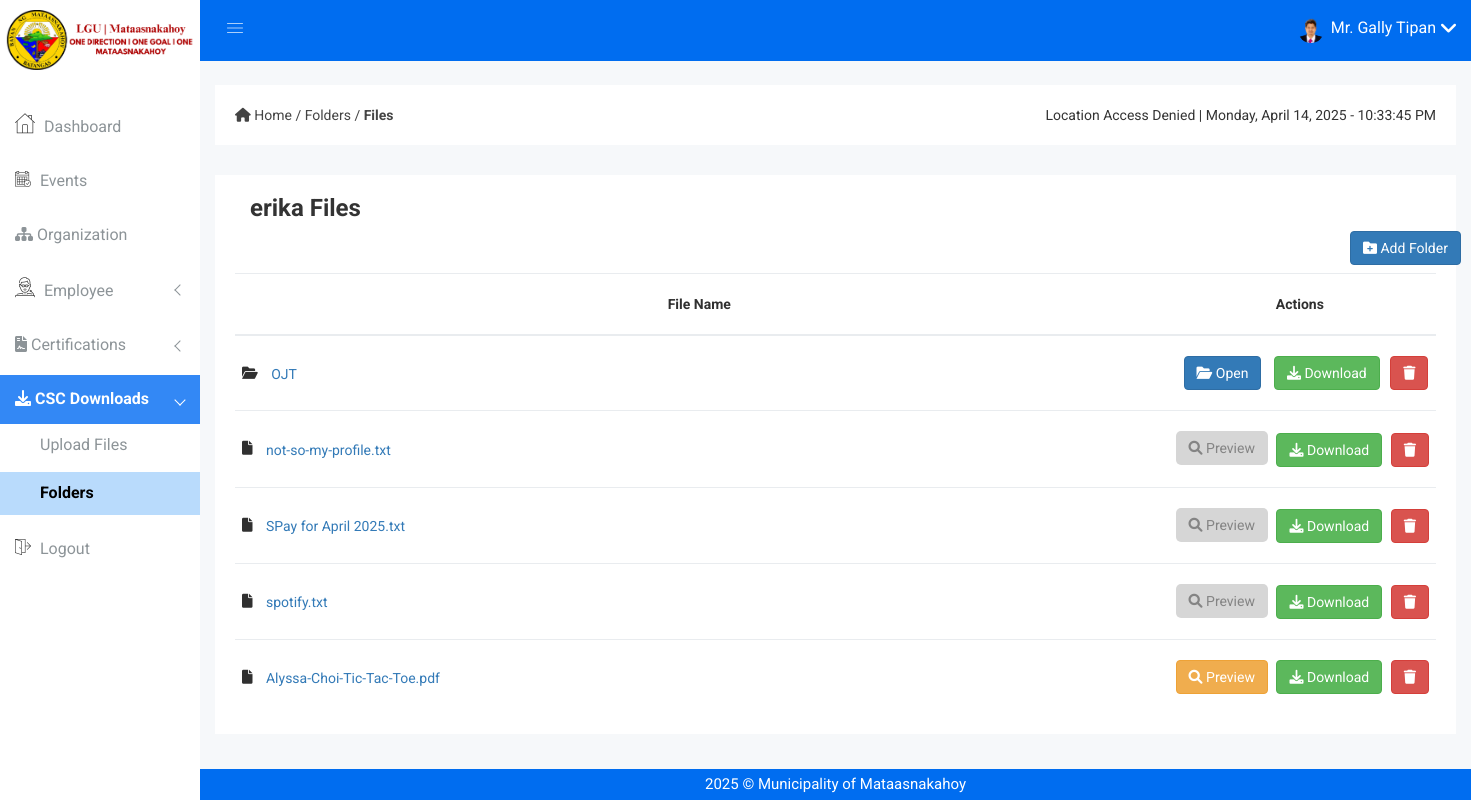
Page /files.php?folder_id=3 (signed in) on the committed database.
### tables this page shows
CREATE TABLE `employee` (
  `employee_no` varchar(100) NOT NULL,
  `firstname` varchar(50) NOT NULL,
  `middlename` varchar(50) DEFAULT NULL,
  `lastname` varchar(50) NOT NULL,
  `name_extension` varchar(10) DEFAULT NULL,
  `dob` date NOT NULL,
  `pob` varchar(255) NOT NULL,
  `sex` enum('Male','Female') NOT NULL,
  `civil_status` varchar(255) DEFAULT NULL,
  `address` text NOT NULL,
  `blood_type` enum('A+','A-','B+','B-','AB+','AB-','O+','O-','Unknown') DEFAULT 'Unknown',
  `mobile_no` bigint(20) DEFAULT NULL,
  `email_address` varchar(100) NOT NULL,
  `image` varchar(255) DEFAULT NULL,
  `created_at` timestamp NOT NULL DEFAULT current_timestamp(),
  `updated_at` timestamp NOT NULL DEFAULT current_timestamp() ON UPDATE current_timestamp()
);

CREATE TABLE `folders` (
  `id` int(11) NOT NULL,
  `name` varchar(255) NOT NULL,
  `parent_id` int(11) DEFAULT NULL
);

CREATE TABLE `files` (
  `id` int(11) NOT NULL,
  `folder_id` int(11) NOT NULL,
  `filename` varchar(255) NOT NULL,
  `uploaded_at` datetime NOT NULL DEFAULT current_timestamp()
);

### files.php (the view, shortened to what this page needs)
<?php
include 'emailnotif.php';
$folder_id = intval($_GET['folder_id']);
$folder_query = "SELECT name FROM folders WHERE id = $folder_id";
$folder_result = mysqli_query($con, $folder_query);
$folder = mysqli_fetch_assoc($folder_result);
$subfolder_query = "SELECT * FROM folders WHERE parent_id = $folder_id ORDER BY name ASC";
$subfolder_result = mysqli_query($con, $subfolder_query);
$file_query = "SELECT * FROM files WHERE folder_id = $folder_id ORDER BY uploaded_at DESC";
$file_result = mysqli_query($con, $file_query);
?>
<!DOCTYPE html>
<head>
    <link rel="stylesheet" href="css/bootstrap.min.css" />
    <link rel="stylesheet" href="css/font-awesome.min.css" />
    <link rel="stylesheet" href="css/owl.carousel.css" />
    <link rel="stylesheet" href="css/owl.theme.css" />
    <link rel="stylesheet" href="css/owl.transitions.css" />
    <link rel="stylesheet" href="css/animate.css" />
    <link rel="stylesheet" href="css/normalize.css" />
    <link rel="stylesheet" href="css/meanmenu.min.css" />
    <link rel="stylesheet" href="css/main.css" />
    <link rel="stylesheet" href="css/educate-custon-icon.css" />
    <link rel="stylesheet" href="css/morrisjs/morris.css" />
    <link rel="stylesheet" href="css/scrollbar/jquery.mCustomScrollbar.min.css" />
    <link rel="stylesheet" href="css/metisMenu/metisMenu.min.css" />
    <link rel="stylesheet" href="css/metisMenu/metisMenu-vertical.css" />
    <link rel="stylesheet" href="style.css" />
    <link rel="stylesheet" href="css/responsive.css" />
    <link href="https://cdn.jsdelivr.net/npm/sweetalert2@11.12.3/dist/sweetalert2.min.css" rel="stylesheet">
</head>
<body>
    <?php include 'includes/sidebar.php'; ?>
    <?php include 'includes/header.php'; ?>
    <div class="breadcome-area">
        <div class="container-fluid">
            <div class="row">
                <div class="col-lg-12">
                    <div class="breadcome-list single-page-breadcome">
                        <div class="row">
                            <div class="col-lg-12">
                                <div class="breadcome-heading">
                                    <div class="row">
                                        <div class="col-lg-12"
                                            style="display: flex; justify-content: space-between; align-items: center;">
                                            <ul class="breadcome-menu"
                                                style="display: flex; align-items: center; padding: 0; margin: 0;">
                                                <li>
                                                    <link rel="stylesheet"
                                                        href="https://cdnjs.cloudflare.com/ajax/libs/font-awesome/6.0.0-beta3/css/all.min.css">
                                                    <a href="dashboard.php">
                                                        <i class="fas fa-home"></i> Home
                                                    </a>
                                                    <span class="bread-slash"> / </span>
                                                    <a href="folders.php">
                                                        Folders
                                                    </a>
                                                    <span class="bread-slash"> / </span>
                                                    <a href="#">
                                                        <strong>Files</strong>
                                                    </a>
                                                </li>
                                            </ul>
                                            <div class="pst-container">
                                                <span id="user-location">Detecting location...</span> |
                                                <span id="pst-date"></span> - <span id="pst-time"></span>
                                            </div>
                                        </div>
                                    </div>
                                </div>
                            </div>
                        </div>
                    </div>
                </div>
            </div>
        </div>
    </div>
    <div class="product-status mg-b-15">
        <div class="container-fluid">
            <div class="row">
                <div class="col-lg-12 col-md-12 col-sm-12 col-xs-12">
                    <div class="product-status-wrap drp-lst">
                        <div class="col-lg-12 d-flex justify-content-between align-items-center file-header mb-3">
                            <h3 class="folder-title"><?php echo htmlspecialchars($folder['name']); ?> Files</h3>
                            <button class="btn btn-primary add-folder-btn" onclick="openCreateFolderModal()"
                                style="margin-left: 1100px; margin-bottom: 8px;">
                                <i class="fas fa-folder-plus"></i> Add Folder
                            </button>
                        </div>
                        <div class="widget-box">
                            <table class="file-table">
                                <thead>
                                    <tr>
                                        <th style="width: 80%; text-align: center;">File Name</th>
                                        <th style="width: 20%; text-align: center;">Actions</th>
                                    </tr>
                                </thead>
                                <tbody>
                                    <?php
                                    if (mysqli_num_rows($subfolder_result) > 0) {
                                        while ($subfolder = mysqli_fetch_assoc($subfolder_result)) {
                                            echo '<tr>
                                                <td class="filename-cell">
                                                    <i class="fa fa-folder-open" style="margin-right: 10px;"></i>
                                                    <a href="files.php?folder_id=' . $subfolder['id'] . '" class="file-link" title="' . htmlspecialchars($subfolder['name']) . '">' . htmlspecialchars($subfolder['name']) . '</a>
                                                </td>
                                                <td class="file-actions text-right">
                                                    <a href="files.php?folder_id=' . $subfolder['id'] . '" title="Open Folder">
                                                        <button class="btn btn-primary" style="margin-left: 13px; margin-right: 4px;" ><i class="fa fa-folder-open"></i> Open</button>
                                                    </a>
                                                    <a href="actions/download-folder.php?id=' . $subfolder['id'] . '" title="Download Folder">
                                                        <button class="btn btn-success" style="margin-right: 2px;"><i class="fa fa-download"></i> Download</button>
                                                    </a>
                                                    <a href="#" class="delete-folder-btn" data-id="' . $subfolder['id'] . '" title="Delete Folder">
                                                        <button class="btn btn-danger" ><i class="fa fa-trash"></i></button>
                                                    </a>
                                                </td>
                                            </tr>';
                                        }
                                    }
                                    if (mysqli_num_rows($file_result) > 0) {
                                        while ($file = mysqli_fetch_assoc($file_result)) {
                                            $filePath = "img/uploads/" . htmlspecialchars($file['filename']);
                                            $fileName = htmlspecialchars($file['filename']);
                                            $fileId = $file['id'];
                                            $displayName = strlen($fileName) > 55 ? substr($fileName, 0, 50) . '...' : $fileName;
                                            $fileExtension = strtolower(pathinfo($file['filename'], PATHINFO_EXTENSION));
                                            $isPdf = ($fileExtension === 'pdf');
                                            echo '<tr>
                <td class="filename-cell">
                    <i class="fa fa-file-o" style="margin-right: 10px;"></i>
                    <a href="' . $filePath . '" target="_blank" class="file-link" title="' . $fileName . '">' . $displayName . '</a>
                </td>
                <td class="file-actions text-right">';
                                            if ($isPdf) {
                                                echo '<a href="view-files.php?id=' . $fileId . '" target="_blank" title="Preview">
                    <button class="btn btn-warning"><i class="fa fa-search"></i> Preview</button>
                </a>';
                                            } else {
                                                echo '<button class="preview-btn" disabled title="Preview only available for PDFs">
                    <i class="fa fa-search"></i> Preview
                </button>';
                                            }
                                            echo '<a href="actions/download.php?file=' . urlencode($file['filename']) . '" title="Download">
                <button class="btn btn-success"><i class="fa fa-download"></i> Download</button>
            </a>
            <a href="#" class="delete-btn-swal" data-id="' . $fileId . '" title="Delete">
                <button class="btn btn-danger"><i class="fa fa-trash"></i></button>
            </a>
            </td>
            </tr>';
                                        }
                                    } else {
                                        if (mysqli_num_rows($subfolder_result) == 0) {
                                            echo '<tr><td colspan="2" class="no-files">No files or subfolders found.</td></tr>';
                                        }
                                    }
                                    ?>
                                </tbody>
                            </table>
                        </div>
                    </div>
                </div>
            </div>
        </div>
    </div>
    <?php include 'includes/footer.php'; ?>

### includes/header.php (shortened to what this page needs)
<div class="all-content-wrapper">
    <div class="header-advance-area">
        <div class="header-top-area">
            <div class="container-fluid">
                <div class="row">
                    <div class="col-lg-12 col-md-12 col-sm-12 col-xs-12">
                        <div class="header-top-wraper">
                            <div class="row">
                                <div class="col-lg-1 col-md-0 col-sm-1 col-xs-12">
                                    <div class="menu-switcher-pro">
                                        <button
                                            type="button"
                                            id="sidebarCollapse"
                                            class="btn bar-button-pro header-drl-controller-btn btn-info navbar-btn">
                                            <i class="educate-icon educate-nav"></i>
                                        </button>
                                    </div>
                                </div>
                                <div class="col-lg-5 col-md-5 col-sm-12 col-xs-12">
                                    <div class="header-right-info">
                                        <ul class="nav navbar-nav mai-top-nav header-right-menu">
                                            <li class="nav-item">
                                                <?php
                                                include "dbcon.php";
                                                $user_id = $_SESSION['user_id'];
                                                if (!empty($user_id)) {
                                                    $query = "
                                                        SELECT e.image, e.firstname, e.lastname, e.sex
                                                        FROM employee e
                                                        INNER JOIN admin a ON e.employee_no = a.employee_no
                                                        WHERE a.employee_no = ?
                                                    ";
                                                    $stmt = $con->prepare($query);
                                                    $stmt->bind_param("s", $user_id);
                                                    $stmt->execute();
                                                    $result = $stmt->get_result();
                                                    if ($row = $result->fetch_assoc()) {
                                                        $imagePath = $row['image'];
                                                        $sex = strtolower($row['sex']);
                                                        if ($sex === 'male') {
                                                            $salutation = "Mr.";
                                                        } elseif ($sex === 'female') {
                                                            $salutation = "Ms.";
                                                        } else {
                                                            $salutation = "";
                                                        }
                                                        $user_image = !empty($imagePath) ? 'img/profile/' . $imagePath : 'img/mk-logo.png';
                                                        $user_name = trim("$salutation {$row['firstname']} {$row['lastname']}");
                                                    } else {
                                                        $user_image = 'img/mk-logo.png';
                                                        $user_name = 'Admin';
                                                    }
                                                } else {
                                                    $user_image = 'img/mk-logo.png';
                                                    $user_name = 'Admin';
                                                }
                                                ?>
                                                <a href="#" data-toggle="dropdown" role="button" aria-expanded="false" class="nav-link dropdown-toggle">
                                                    <img src="<?php echo htmlspecialchars($user_image); ?>" alt="User Image" />
                                                    <span class="admin-name"><?php echo htmlspecialchars($user_name); ?></span>
                                                    <i class="fa fa-angle-down edu-icon edu-down-arrow"></i>
                                                </a>
                                            </li>
                                        </ul>
                                    </div>
                                </div>
                            </div>
                        </div>
                    </div>
                </div>
            </div>
        </div>

### rows in the picture
employee: image (picture), user_name "Mr. Gally Tipan"
folders: name "erika"
folders: name "OJT"
files: filename "not-so-my-profile.txt", shows "Preview"
files: filename "SPay for April 2025.txt", shows "Preview"
files: filename "spotify.txt", shows "Preview"
files: filename "Alyssa-Choi-Tic-Tac-Toe.pdf"
